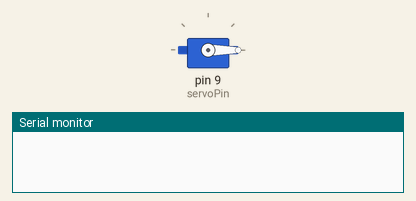
A sketch run on a simulated Arduino Uno, built with avr-gcc and run on an emulated ATmega328P. Parts: servo, the last lines printed to the serial monitor.

Above: at 0.1 s.
At 36.9 s:
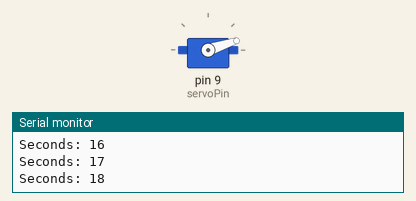
Timing chart, 0 to 40.0 s (numbered marks = the images above):
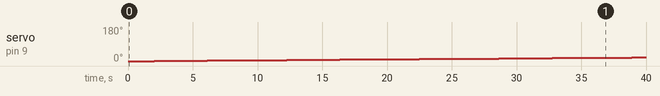

The sketch:

ex2.ino
```cpp
// (C) __Parisa Babaei, Manely Abbasi, Meis Salim, group: 17 __ (2024)
// Work package 4
// Exercise 2
// Submission code: 639965


// The template for the code snippet was taken from the lecture material
// Based on the following tutorial: https://www.instructables.com/Arduino-Timer-Interrupts/

#include <Servo.h>

int pos = 0;      // The position of the servo
Servo servo;      // Create a servo object to control the servo
int servoPin = 9; // The pin that the servo is connected to

int seconds = 0; // The number of seconds that have passed
int counter = 0; // The number of times the interrupt has been called

void setup()
{
   setup_timer_2();                   // Set up the timer
   servo.attach(servoPin, 500, 2500); // Attach the servo to the pin
   servo.write(0);
   Serial.begin(9600);                // Start the serial communication
}

void loop()
{
}

void setup_timer_2()
{

   cli(); // Disable global interrupts

   TCCR2A = 0; // Set entire TCCR2A to 0
   TCCR2B = 0; // Set entire TCCR2B to 0
   TCNT2 = 0;  // Initialize counter value to 0

   OCR2A = 124; // Set the compare match register for desired frequency 125 Hz
   // (16 000 000 / (1024 * 125) - 1 = 124)

   TCCR2B |= (1 << WGM21);                            // Set the WGM mode to CTC
   TCCR2B |= (1 << CS22) | (1 << CS21) | (1 << CS20); // Set the prescaler to 1024

   TIMSK2 |= (1 << OCIE2A); // Enable the compare match interrupt

   sei(); // Enable global interrupts
}

ISR(TIMER2_COMPA_vect)
{
   cli(); // Disable global interrupts
   counter++;
   if (counter == 125) // If 1 second has passed
   {
      seconds++;   // Increment the number of seconds
      counter = 0; // Reset the counter

      if (pos == 180)
      {           // If the servo is at the maximum position
         pos = 0; // Set the position to the minimum
      }
      else
      {            // Otherwise
         pos += 1; // Increment the position
      }

      servo.write(pos); // Set the servo to the new position

      Serial.println((String) "Seconds: " + seconds); // Print the number of seconds
   }
   sei(); // Enable global interrupts
}
```

Measured:
- by itself, servo on pin 9 (servoPin): moves from 0° to 19° over 36.9 s
